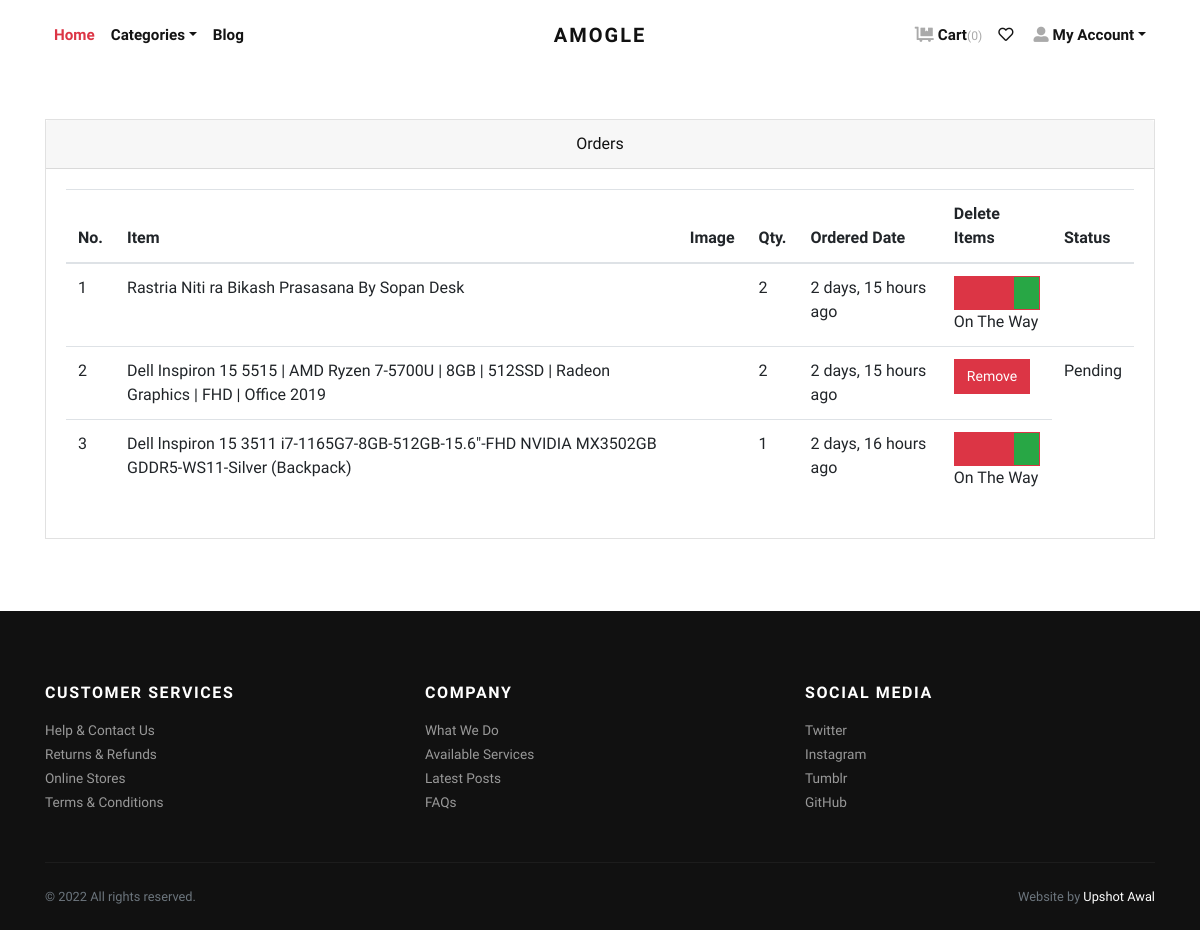
Before: /orders/ (signed in) with the older database file.
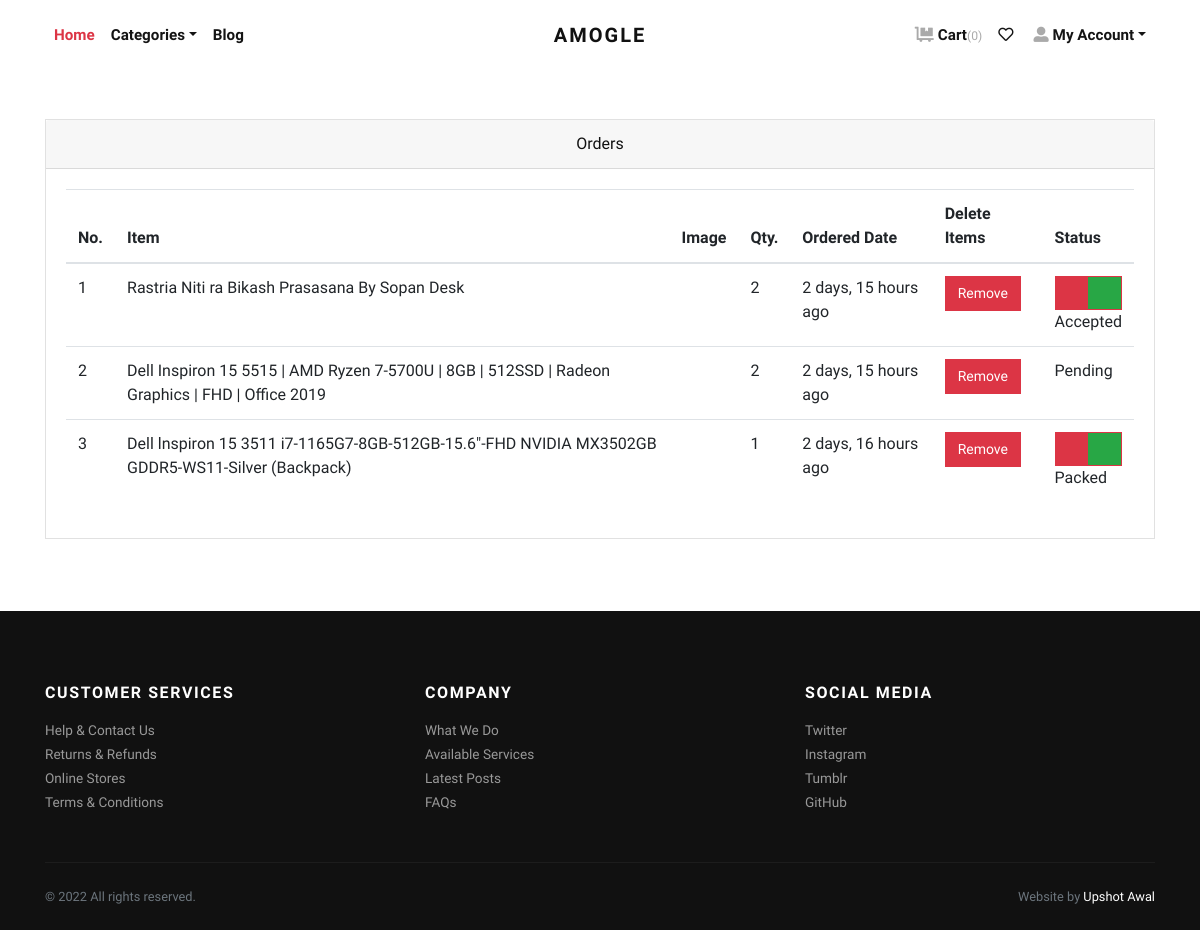
After: the same page with the newer database file.
### store/models.py (models this page shows, shortened)
class Order(models.Model):
    user = models.ForeignKey(User, verbose_name="User",
                             on_delete=models.CASCADE)
    address = models.ForeignKey(
        Address, verbose_name="Shipping Address", on_delete=models.CASCADE)
    product = models.ForeignKey(
        Product, verbose_name="Product", on_delete=models.CASCADE)
    quantity = models.PositiveIntegerField(verbose_name="Quantity")
    ordered_date = models.DateTimeField(
        auto_now_add=True, verbose_name="Ordered Date")
    status = models.CharField(
        choices=STATUS_CHOICES,
        max_length=50,
        default="Pending"
    )

class Product(models.Model):
    title = models.CharField(max_length=150, verbose_name="Product Title")
    slug = AutoSlugField(populate_from='title', unique=True,
                         verbose_name="Product Slug")
    sku = models.CharField(max_length=255, unique=True,
                           verbose_name="Unique Product ID (SKU)")
    short_description = RichTextField()
    detail_description = models.TextField(
        blank=True, null=True, verbose_name="Detail Description")
    product_image = models.ImageField(
        upload_to='product', blank=True, null=True, verbose_name="Product Image")
    price = models.DecimalField(max_digits=8, decimal_places=2)
    category = models.ForeignKey(
        Category, verbose_name="Product Categoy", on_delete=models.CASCADE)
    is_active = models.BooleanField(verbose_name="Is Active?", default=True)
    is_featured = models.BooleanField(
        verbose_name="Is Featured?", default=True)
    created_at = models.DateTimeField(
        auto_now_add=True, verbose_name="Created Date")
    updated_at = models.DateTimeField(
        auto_now=True, verbose_name="Updated Date")
    class Meta:
        verbose_name_plural = 'Products'
        ordering = ('-created_at', )

### store/views.py (the view)
# urls.py: path('orders/', views.orders, name="orders"),
@ login_required
def orders(request):
    all_orders = Order.objects.filter(
        user=request.user).order_by('-ordered_date')
    return render(request, 'store/orders.html', {'orders': all_orders})

### store/context_preprocessors.py (called while the page is built)
def store_menu(request):
    categories = Category.objects.filter(is_active=True)
    context = {
        'categories_menu': categories,
    }
    return context

def cart_menu(request):
    if request.user.is_authenticated:
        cart_items= Cart.objects.filter(user=request.user)
        context = {
            'cart_items': cart_items,
        }
    else:
        context = {}
    return context

### templates/store/orders.html (shortened to what this page needs)
{% extends 'base.html' %}
{% load static %}
{% load humanize %}
    {% block content %}
      <div class="container py-5">
        <div class="row">
          <div class="col-lg-12">
            <div class="card mb-4" id="tables">
              <div class="card-header text-center">Orders</div>
              <div class="card-body">
                <table class="table table-hover">
                  <thead>
                    <tr>
                      <th>No.</th>
                      <th>Item</th>
                      <th>Image</th>
                      <th>Qty.</th>
                      <th>Ordered Date</th>
                      {% if orders %}
                      {% if order.status == 'On The Way' %}
                      <th>Status</th>
                      {% else %}
                      <th>Delete Items</th>
                      <th>Status</th>{% endif %}
                      {%endif%}
                    </tr>
                  </thead>
                  <tbody>
                    {% if orders %}
                    {% for order in orders %}
                    <tr>
                      <td>{{forloop.counter}}</td>
                      <td>{{order.product.title}}</td>
                      <td>
                      </td>
                      <td>{{order.quantity}}</td>
                      <td>{{order.ordered_date|naturaltime}}</td>
                      {% if order.status == 'On The Way' %}
                      {% else %}
                      <td>
                        <button type="button" class="btn btn-sm btn-danger" data-toggle="modal" data-target="#exampleModal">Remove</button>
                      </td>
                      {% endif %}
                      <td>
                        {% if order.status == 'Accepted' %}
                        <div class="bg-success border border-primary">
                            <div class="p-3 bg-primary" style="width:0;"></div>
                        </div>
                        {% endif %}
                        {% if order.status == 'Packed' %}
                        <div class="bg-success border border-primary">
                            <div class="p-3 bg-primary" style="width:40%;"></div>
                        </div>
                        {% endif %}
                        {% if order.status == 'On The Way' %}
                        <div class="bg-success border border-primary">
                            <div class="p-3 bg-primary" style="width:70%;"></div>
                        </div>
                        {% endif %}
                        {{order.status}}
                      </td>
                    </tr>
                    {% endfor %}
                    {% endif %}
                  </tbody>
                </table>
              </div>
            </div>
          </div>
        </div>
      </div>
{% endblock content %}

### templates/base.html (shortened to what this page needs)
{% load static %}
<!DOCTYPE html>
<html>
  <head>
    <link rel="stylesheet" href="{% static 'vendor/bootstrap/css/bootstrap.min.css' %}">
    <link rel="stylesheet" href="{% static 'vendor/lightbox2/css/lightbox.min.css' %}">
    <link rel="stylesheet" href="{% static 'vendor/nouislider/nouislider.min.css' %}">
    <link rel="stylesheet" href="{% static 'vendor/bootstrap-select/css/bootstrap-select.min.css' %}">
    <link rel="stylesheet" href="{% static 'vendor/owl.carousel2/assets/owl.carousel.min.css' %}">
    <link rel="stylesheet" href="{% static 'vendor/owl.carousel2/assets/owl.theme.default.css' %}">
    <link rel="stylesheet" href="{% static 'css/style.default.css' %}" id="theme-stylesheet">
    <link rel="stylesheet" href="{% static 'css/custom.css' %}">
    <link rel="stylesheet" href="{% static 'css/star.css' %}">
  </head>
  <body>
    <div class="page-holder">
      {% include 'navbar.html' %}
      {% block content %}
      {% endblock content %}
      {% include 'footer.html' %}
      {% include 'scripts.html' %}

### templates/navbar.html (shortened to what this page needs)
{% load static %}
      <header class="header bg-white">
        <div class="container px-0 px-lg-3">
          <nav class="navbar navbar-expand-lg navbar-light py-3 px-lg-0"><a class="navbar-brand" href="{% url 'store:home' %}"><span class="font-weight-bold text-uppercase text-dark">Amogle</span></a>
            <div class="collapse navbar-collapse" id="navbarSupportedContent">
              <ul class="navbar-nav mr-auto">
                <li class="nav-item">
                  <a class="nav-link active text-danger" href="{% url 'store:home' %}">Home</a>
                </li>
                <li class="nav-item dropdown"><a class="nav-link dropdown-toggle" id="pagesDropdown" href="#" data-toggle="dropdown" aria-haspopup="true" aria-expanded="false">Categories</a>
                </li>
                <li class="nav-item">
                  <a class="nav-link" href="{% url 'store:blog' %}">Blog</a>
                </li>
              </ul>
              <ul class="navbar-nav ml-auto">
                {% if request.user.is_authenticated %}
                  <li class="nav-item"><a class="nav-link" href="{% url 'store:cart' %}"> <i class="fas fa-dolly-flatbed mr-1 text-gray"></i>Cart<small class="text-gray">({{cart_items.count}})</small></a></li>
                  <li class="nav-item"><a class="nav-link" href="{% url 'store:fav' %}"> <i class="far fa-heart mr-1"></i><small class="text-gray"></small></a></li>
                  <li class="nav-item dropdown"><a class="nav-link dropdown-toggle" id="pagesDropdown" href="#" data-toggle="dropdown" aria-haspopup="true" aria-expanded="false"><i class="fas fa-user-alt mr-1 text-gray"></i>My Account</a></a>
                </li>
                {% else %}
                  <li class="nav-item"><a class="nav-link" href="{% url 'store:login' %}">Login</a></li>
                  <li class="nav-item"><a class="nav-link" href="{% url 'store:register' %}">Create Account</a></li>
                {% endif %}
              </ul>
            </div>
          </nav>
        </div>
      </header>

### templates/footer.html
<footer class="bg-dark text-white">
        <div class="container py-4">
          <div class="row py-5">
            <div class="col-md-4 mb-3 mb-md-0">
              <h6 class="text-uppercase mb-3">Customer services</h6>
              <ul class="list-unstyled mb-0">
                <li><a class="footer-link" href="#">Help &amp; Contact Us</a></li>
                <li><a class="footer-link" href="#">Returns &amp; Refunds</a></li>
                <li><a class="footer-link" href="#">Online Stores</a></li>
                <li><a class="footer-link" href="#">Terms &amp; Conditions</a></li>
              </ul>
            </div>
            <div class="col-md-4 mb-3 mb-md-0">
              <h6 class="text-uppercase mb-3">Company</h6>
              <ul class="list-unstyled mb-0">
                <li><a class="footer-link" href="#">What We Do</a></li>
                <li><a class="footer-link" href="#">Available Services</a></li>
                <li><a class="footer-link" href="#">Latest Posts</a></li>
                <li><a class="footer-link" href="#">FAQs</a></li>
              </ul>
            </div>
            <div class="col-md-4">
              <h6 class="text-uppercase mb-3">Social media</h6>
              <ul class="list-unstyled mb-0">
                <li><a class="footer-link" href="#">Twitter</a></li>
                <li><a class="footer-link" href="#">Instagram</a></li>
                <li><a class="footer-link" href="#">Tumblr</a></li>
                <li><a class="footer-link" href="#">GitHub</a></li>
              </ul>
            </div>
          </div>
          <div class="border-top pt-4" style="border-color: #1d1d1d !important">
            <div class="row">
              <div class="col-lg-6">
                <p class="small text-muted mb-0">&copy; 2022 All rights reserved.</p>
              </div>
              <div class="col-lg-6 text-lg-right">
                <p class="small text-muted mb-0">Website by <a class="text-white reset-anchor" href="https://github.com/upshotawal" target="_blank">Upshot Awal</a></p>
              </div>
            </div>
          </div>
        </div>
      </footer>

### templates/scripts.html (shortened to what this page needs)
{% load static %}
      <link rel="stylesheet" href="https://use.fontawesome.com/releases/v5.7.1/css/all.css">
    </div>
  </body>
</html>

### static/css/style.default.css (style rules this page uses)
.text-gray { color: #aaa !important; }
.navbar { position: relative; }
@media (min-width: 992px) { .navbar-brand { position: absolute; top: 50%; left: 50%; -webkit-transform: translate(-50%, -50%); transform: translate(-50%, -50%); } }
.footer-link { font-size: 0.85rem; position: relative; color: #999; transition: all 0.3s; }
.footer-link::before { content: '\f0da'; display: inline-block; font-family: 'Font Awesome\ 5 Free'; font-weight: 900; position: absolute; top: 50%; left: 0; -webkit-transform: translateY(-50%); transform: translateY(-50%); color: #fff; transition: all 0.3s; opacity: 0; }
.text-uppercase { text-transform: uppercase; letter-spacing: 0.1em; }
.border { border: 1px solid #dee2e6 !important; }
.border-primary { border-color: #dc3545 !important; }
.reset-anchor { color: inherit; transition: all 0.3s; }
.navbar { padding: 0.5rem 1rem; }
.navbar-brand { display: inline-block; padding-top: 0.3125rem; padding-bottom: 0.3125rem; margin-right: 1rem; font-size: 1.25rem; }
.navbar-light .navbar-brand { color: #dc3545; }
.navbar-light .navbar-nav .nav-link { color: rgba(17, 17, 17, 0.99); font-weight: 800; font-size: 0.95rem; transition: all 0.3s; }
.navbar-light .navbar-nav .show>.nav-link, .navbar-light .navbar-nav .active>.nav-link, .navbar-light .navbar-nav .nav-link.show, .navbar-light .navbar-nav .nav-link.active { color: #dc3545; }
.btn { font-weight: 400; border: 1px solid transparent; font-family: inherit; padding: 0.375rem 1.5rem; font-size: 1rem; line-height: 1.5; border-radius: 0; transition: color 0.15s ease-in-out, background-color 0.15s ease-in-out, border-color 0.15s ease-in-out, box-shadow 0.15s ease-in-out; }
.btn-danger { color: #fff; background-color: #dc3545; border-color: #dc3545; }
.btn-sm { padding: 0.375rem 0.75rem; font-size: 0.875rem; line-height: 1.5; border-radius: 0; }
body { font-family: "Libre Franklin", sans-serif; font-size: 1rem; font-weight: 400; line-height: 1.5; color: #111111; background-color: #fff; }
a { color: #dc3545; text-decoration: none; }
h1, h2, h3, h4, h5, h6, .h1, .h2, .h3, .h4, .h5, .h6 { margin-bottom: 0.5rem; font-family: inherit; font-weight: 900; line-height: 1.2; color: inherit; }
h6, .h6 { font-size: 1rem; }
small, .small { font-size: 80%; font-weight: 400; }
.bg-primary { background-color: #dc3545 !important; }
.bg-success { background-color: #28a745 !important; }
.bg-dark { background-color: #111111 !important; }
.text-danger { color: #dc3545 !important; }
.text-dark { color: #111111 !important; }
.nav-link { padding: 0.5rem 1rem; }
.card { background-color: #fff; border: 1px solid rgba(17, 17, 17, 0.125); border-radius: 0; }
.card-body { padding: 1.25rem; }
.card-header { padding: 0.75rem 1.25rem; background-color: rgba(17, 17, 17, 0.03); border-bottom: 1px solid rgba(17, 17, 17, 0.125); }
.card-header:first-child { border-radius: calc(0 - 1px) calc(0 - 1px) 0 0; }

Changed rows visible on the page:
changed Order "Rastria Niti ra Bikash Prasasana By Sopan Desk": status "On The Way" → "Accepted"; now shows "Remove"
changed Order: status "On The Way" → "Packed"; now shows "Remove"
